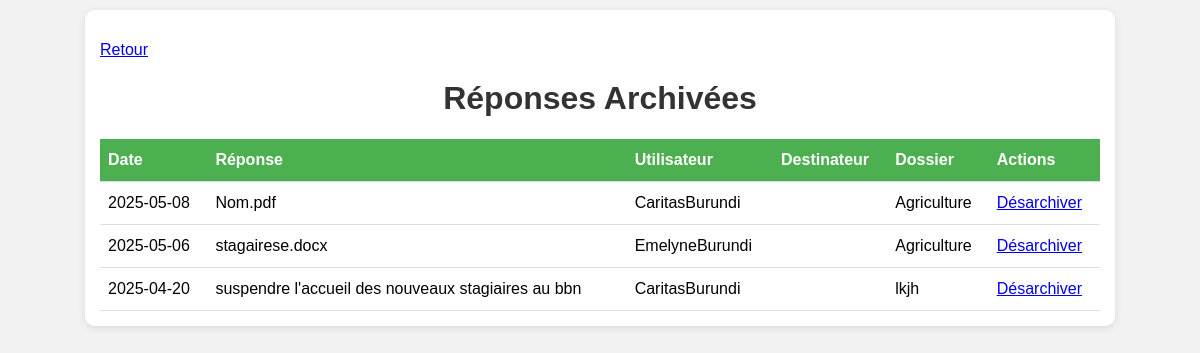
The page /Archivage/affichage_reponse.php (signed in) on the database its author committed.
### tables this page shows
CREATE TABLE `reponse_archive` (
  `id_reponse` int(11) NOT NULL,
  `date_reponse` date NOT NULL,
  `reponse` text NOT NULL,
  `id_utilisateur` int(11) DEFAULT NULL,
  `id_destinateur` int(11) DEFAULT NULL,
  `id_dossier` int(11) DEFAULT NULL
);

CREATE TABLE `utilisateurs` (
  `id_utilisateur` int(11) NOT NULL,
  `nom` varchar(255) NOT NULL,
  `prenom` varchar(255) NOT NULL,
  `telephone` varchar(20) NOT NULL,
  `email` varchar(255) NOT NULL,
  `username` varchar(50) NOT NULL,
  `password` varchar(255) NOT NULL,
  `role` varchar(50) NOT NULL,
  `created_at` timestamp NOT NULL DEFAULT current_timestamp()
);

CREATE TABLE `dossiers` (
  `id_dossier` int(11) NOT NULL,
  `nom` varchar(50) NOT NULL,
  `numero_reference` varchar(50) DEFAULT NULL,
  `date_envoi` date NOT NULL,
  `date_reception` date NOT NULL,
  `objet` varchar(255) NOT NULL,
  `id_destinateur` int(11) DEFAULT NULL,
  `id_utilisateur` int(11) DEFAULT NULL
);

### Archivage/affichage_reponse.php (the view, shortened to what this page needs)
<?php
include "../connexion.php";
$affichageArchive = $conn->query("
    SELECT r.*, u.username AS utilisateur, d.nom AS dossier, dest.username AS destinateur
    FROM reponse_archive r
    LEFT JOIN utilisateurs u ON r.id_utilisateur = u.id_utilisateur
    LEFT JOIN utilisateurs dest ON r.id_destinateur = dest.id_utilisateur
    LEFT JOIN dossiers d ON r.id_dossier = d.id_dossier
    ORDER BY r.date_reponse DESC
");
?>
<!DOCTYPE html>
<html lang="fr">
<head>
</head>
<body>
<div class="container">
    <p><a href="../reponse.php">Retour</a></p>
    <h1>Réponses Archivées</h1>
    <table>
        <thead>
            <tr>
                <th>Date</th>
                <th>Réponse</th>
                <th>Utilisateur</th>
                <th>Destinateur</th>
                <th>Dossier</th>
                <th>Actions</th>
            </tr>
        </thead>
        <tbody>
    <?php while ($archive = $affichageArchive->fetch(PDO::FETCH_ASSOC)) { ?>
        <tr>
            <td data-label="Date"><?= htmlspecialchars($archive["date_reponse"]); ?></td>
            <td data-label="Réponse"><?= htmlspecialchars($archive["reponse"]); ?></td>
            <td data-label="Utilisateur"><?= htmlspecialchars($archive["utilisateur"]); ?></td>
            <td data-label="Destinateur"><?= htmlspecialchars($archive["destinateur"]); ?></td>
            <td data-label="Dossier"><?= htmlspecialchars($archive["dossier"]); ?></td>
            <td>
                <a href="desarchiver_reponse.php?id=<?= $archive['id_reponse']; ?>" class="action-btn">Désarchiver</a>
            </td>
        </tr>
    <?php } ?>
</tbody>
    </table>
</div>
</body>
</html>

### Archivage/affichage_reponse.php (style rules this page uses)
body { font-family: Arial, sans-serif; background: #f2f2f2; margin: 0; padding: 10px; }
h1 { text-align: center; color: #333; }
.container { max-width: 1000px; margin: auto; background: #fff; padding: 15px; border-radius: 10px; box-shadow: 0 2px 8px rgba(0, 0, 0, 0.1); }
table { width: 100%; border-collapse: collapse; margin-top: 15px; }
th, td { padding: 12px 8px; text-align: left; border-bottom: 1px solid #ddd; }
th { background-color: #4CAF50; color: white; }

### rows shown on the page
reponse_archive: date_reponse "2025-05-08", reponse "Nom.pdf", id_utilisateur.username "CaritasBurundi", id_dossier.nom "Agriculture"
reponse_archive: date_reponse "2025-05-06", reponse "stagairese.docx", id_utilisateur.username "EmelyneBurundi", id_dossier.nom "Agriculture"
reponse_archive: date_reponse "2025-04-20", reponse "suspendre l'accueil des nouveaux stagiaires au bbn", id_utilisateur.username "CaritasBurundi", id_dossier.nom "lkjh"
